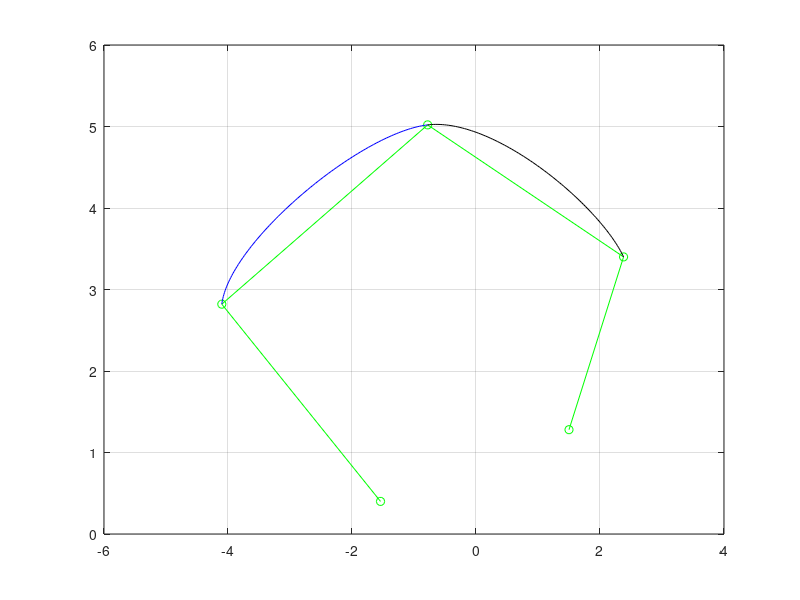

The MATLAB source for this figure:
clear 
clc

%definicion de los puntos de control 
P0 =[-1.54 .4];
P1 =[-4.1 2.82];
P2 =[-.78 5.02];
P3 =[2.38 3.4];
P4 =[1.5 1.28];


%poligono de control 
V = [P0' P1' P2' P3' P4'];
plot(V(1,:),V(2,:),'-go'), grid on 

t = 0:.01:1;
%funciones de la curva 
f0= -(.5)*t + t.^2 -(.5)*t.^3;
f1= 1-(5/2)*t.^2 +(3/2)*t.^3;
f2= (.5)*t + 2*t.^2 - (3/2)*t.^3;
f3= -(.5)*t.^2 + (.5)*t.^3; 

%primera curva de overhauser 
x = P0(1)*f0 + P1(1)*f1 + P2(1)*f2 + P3(1)*f3; 
y = P0(2)*f0 + P1(2)*f1 + P2(2)*f2 + P3(2)*f3; 

hold on 
plot(x,y,'b')

%segunda curva de overhauser 
x1= P1(1)*f0 + P2(1)*f1 + P3(1)*f2 + P4(1)*f3; 
y1= P1(2)*f0 + P2(2)*f1 + P3(2)*f2 + P4(2)*f3;

hold on 
plot(x1,y1,'k')

